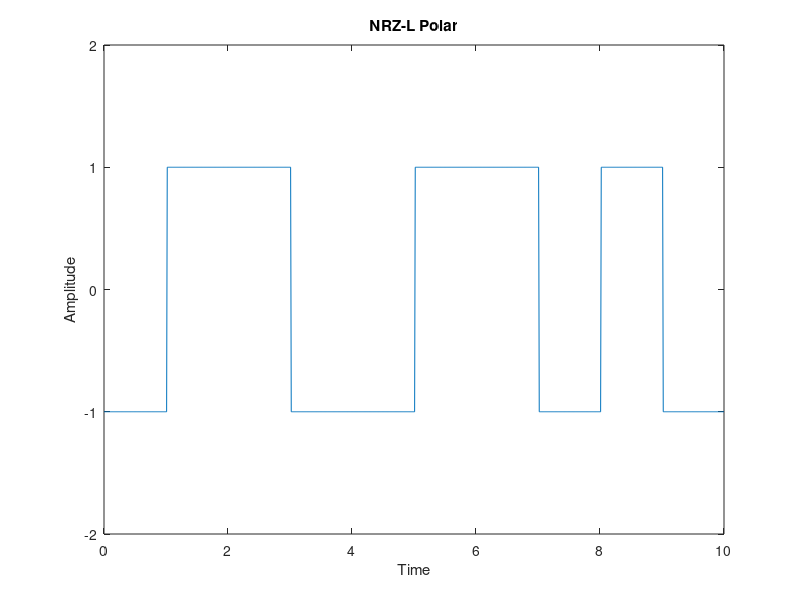

Write the MATLAB code that produced this figure.
%Implementation of NRZ-L Polar in MATLAB

n=[0 1 1 0 0 1 1 0 1 0]; %our input vector with each bit as 0/1

%NRZ-L Polar Mapping
for m=1:length(n) %runs the loop from first bit to last bit
    if n(m)==0 %if the current bit is 0 then it sets value of that bit in nn(m) as -1
        nn(m)=-1;
    else
        nn(m)=1; %if the current bit is 1 then it sets value of that bit in nn(m) as 1
    end
end

i=1; %variable to keep a track on index of input data bits

time=0:.01:length(n); %generates a regularly spaced vector time with intervals of 0.01 from values 0 to length of n

for j=1:length(time) %variable to keep a track on index of time vector
    if time(j)<=i
        y(j)=nn(i); %if the value at current index of time vector is less than or equal to the current index of input data bit then,
                    %it assigns value present at current index of input
                    %data bit to vector y (Here vector y stores the values
                    %corresponding to each value of time vector)
    else
        y(j)=nn(i); %if the value at current index of time vector is greater than the current index of input data bit then,
                    %it assigns value present at current index of input
        i=i+1;      %then it increments the index of input data vector
    end
end

plot(time,y); %plots graph between time axis and y axis
title('NRZ-L Polar'); %sets the title of the plot
xlabel('Time'); %sets the label of X axis
ylabel('Amplitude'); %sets the label of Y axis
axis([0 length(n) -2 2]) %defines the range of x axis and y axis. Here x axis is set from 0 to length of n and Y axis is set from -2 to 2